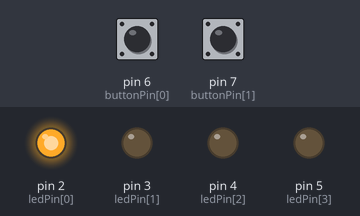
The sketch below on a simulated Arduino Uno, built with avr-gcc and run on an emulated ATmega328P. Shown: output pins drawn as LEDs (lit = HIGH). Inputs (shaded band) come from the test bench; at power-on: pin 6 (buttonPin[0]) HIGH, pin 7 (buttonPin[1]) LOW. Random numbers use the default seed unless the sketch sets one; what the sketch prints to the serial monitor is not drawn.

Above: at 0.15 s.
Timing chart, 0 to 1.8 s (numbered marks = the images above):
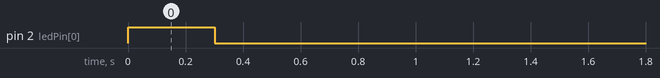

The sketch:

simon_says_part_1.ino
```cpp
// Define constants - these values don't change throughout the code
// the pins that will control the leds
const byte ledPin [] = {2, 3, 4, 5};

// the pins that will read input from the buttons
const byte buttonPin [] = {6, 7, 8, 9};

const short numberOfOptions = sizeof(ledPin) / sizeof(byte);

// counter variable
int i;

// variable to hold which button is pressed
byte whichButton;

// setup function - runs once
void setup() {
	// setup pin modes as input or output

	// loop through each led pin and set up as output
	for (i = 0; i < numberOfOptions; i++) {
		pinMode(ledPin[i], OUTPUT);
		// keep led off by default
		digitalWrite(ledPin[i], LOW);
	}

	// loop through each button and set up as input
	// button pin is floating value. It relies on the pull up resistor for it's value
	// unpressed - HIGH
	// pressed - LOW
	for (i = 0; i < numberOfOptions; i++) {
		pinMode(buttonPin, INPUT);
	}

	// keep led off by default
	digitalWrite(ledPin, LOW);

	// start serial monitor for debugging
	Serial.begin(9600);

	// setup up random seed with floating analog input
	int seed = analogRead(0);
	randomSeed(seed);

	// print a debug statement
	Serial.println("Setup completed successfully.");
}

// loop function - runs continuously after setup() is run
void loop() {
	Serial.println("Blink random led.");

	// generate a random number between 0 and 3
	int prompt = random(4);

	digitalWrite(ledPin[prompt], HIGH);

	// keep led on for 300 milliseconds
	delay(300);

	digitalWrite(ledPin[prompt], LOW);

	Serial.println("Wait for correct button press.");

	// a loop to check the value of the button until it turns low
	while(1) {
		// check if a button is pressed and which one
		whichButton = checkButton();

		// check if a button has been pressed
		if (whichButton != 4) {
			// if a button has been pressed, check if it's the same as the prompt
			if (whichButton == prompt) {
				digitalWrite(ledPin[prompt], HIGH);

				// keep led on for 300 milliseconds
				delay(300);

				digitalWrite(ledPin[prompt], LOW);

				// wait for button to depress
				while (whichButton != 4) {
					whichButton = checkButton();
				}

				// leave while loop
				break;
			}
		}

		delay(20);
	}

	Serial.println("Button pressed!\n");

	delay(500);
}

// checks to see if the value of each button pin is LOW (pressed)
// if so, the function returns a value between 0 and 3 corresponding to that button
// if the loop completes and every button pin reads HIGH, the function returns 4
byte checkButton () {
	for (byte i = 0; i < 4; i++) {
		if (digitalRead(buttonPin[i]) == LOW) { return i; }
	}
	return 4;
}
```

Measured:
- by itself, pin 2 (ledPin[0]): LOW → HIGH at 0.00 s, → LOW 0.30 s later
